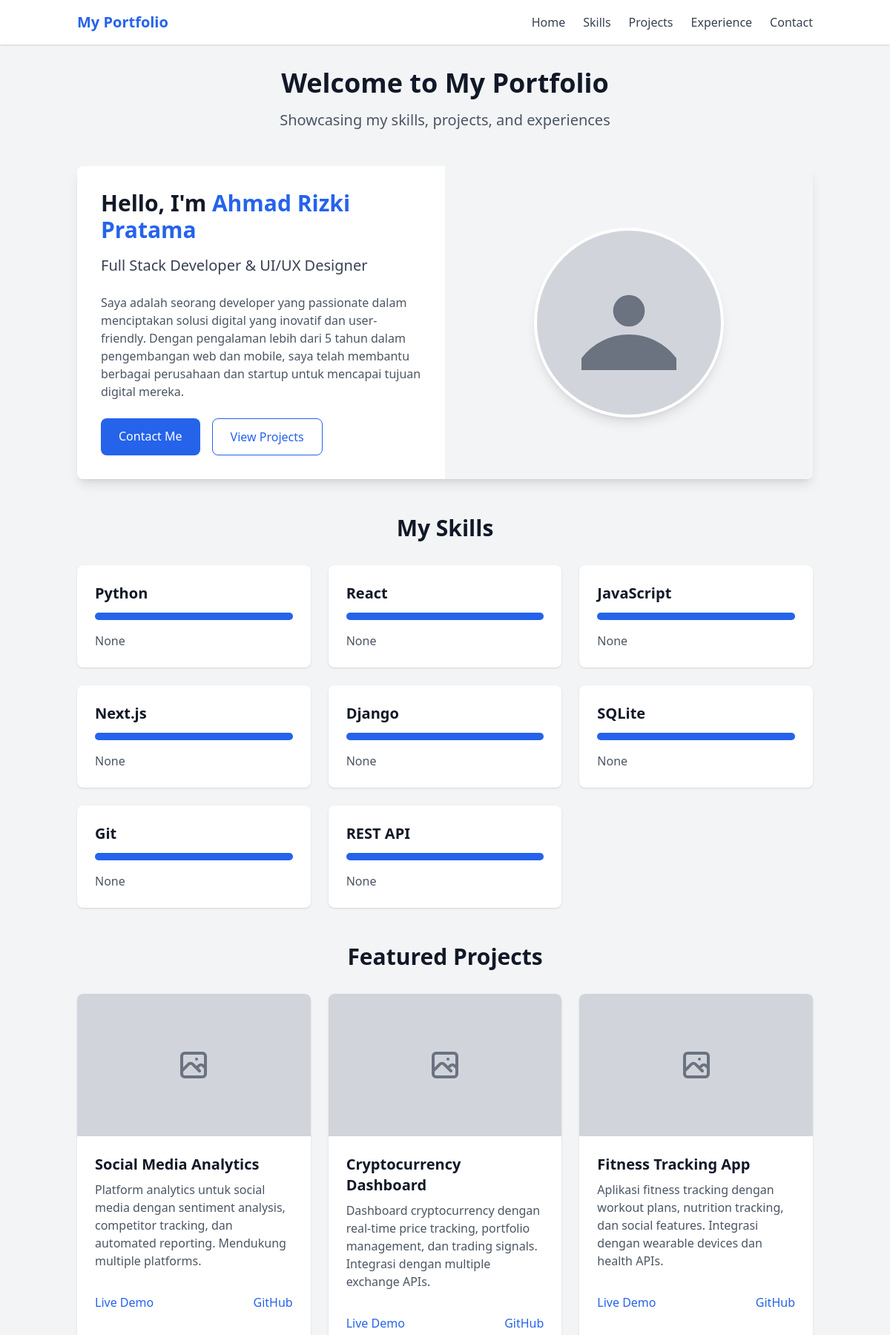
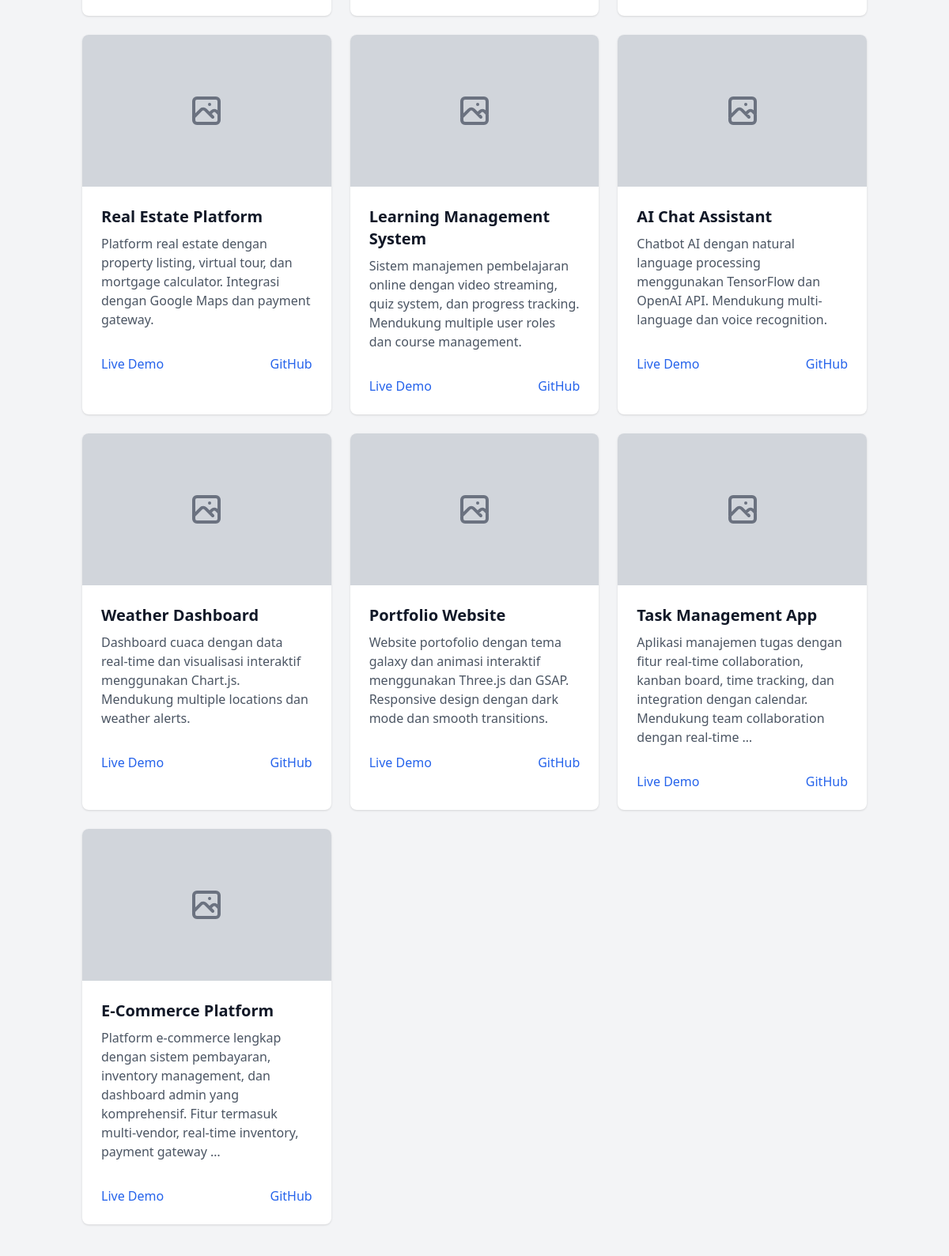
The page / (upper part) on the database its author committed (2 pictures, top to bottom).
### custom_admin/models.py (models this page shows, shortened)
class Profile(models.Model):
    id = models.UUIDField(primary_key=True, default=uuid.uuid4, editable=False)
    name = models.CharField(max_length=100, verbose_name="Nama Lengkap")
    title = models.CharField(max_length=200, verbose_name="Jabatan/Title")
    bio = models.TextField(verbose_name="Biografi")
    short_bio = models.CharField(max_length=300, verbose_name="Bio Singkat")
    email = models.EmailField(verbose_name="Email")
    phone = models.CharField(max_length=20, verbose_name="Nomor Telepon")
    address = models.TextField(verbose_name="Alamat", blank=True, null=True)
    city = models.CharField(max_length=100, verbose_name="Kota", blank=True, null=True)
    country = models.CharField(max_length=100, verbose_name="Negara", blank=True, null=True)
    birth_date = models.DateField(verbose_name="Tanggal Lahir", blank=True, null=True)
    age = models.IntegerField(verbose_name="Usia", blank=True, null=True)
    website = models.URLField(blank=True, null=True, verbose_name="Website")
    github = models.URLField(blank=True, null=True, verbose_name="GitHub")
    linkedin = models.URLField(blank=True, null=True, verbose_name="LinkedIn")
    twitter = models.URLField(blank=True, null=True, verbose_name="Twitter")
    instagram = models.URLField(blank=True, null=True, verbose_name="Instagram")
    profile_image = models.ImageField(upload_to='profile/', verbose_name="Foto Profil", blank=True, null=True)
    cover_image = models.ImageField(upload_to='covers/', verbose_name="Foto Cover", blank=True, null=True)
    resume = models.FileField(upload_to='resume/', verbose_name="File CV", blank=True, null=True)
    is_active = models.BooleanField(default=True, verbose_name="Aktif")
    created_at = models.DateTimeField(auto_now_add=True)
    updated_at = models.DateTimeField(auto_now=True)
    class Meta:
        verbose_name = "Profil"
        verbose_name_plural = "Profil"

class Skill(models.Model):
    CATEGORY_CHOICES = [
        ('programming', 'Programming Languages'),
        ('framework', 'Frameworks & Libraries'),
        ('database', 'Databases'),
        ('tools', 'Tools & Platforms'),
        ('design', 'Design & UI/UX'),
        ('other', 'Other Skills'),
    ]
    id = models.UUIDField(primary_key=True, default=uuid.uuid4, editable=False)
    profile = models.ForeignKey(Profile, on_delete=models.CASCADE, related_name='skills')
    name = models.CharField(max_length=100, verbose_name="Nama Keahlian")
    category = models.CharField(max_length=20, choices=CATEGORY_CHOICES, verbose_name="Kategori")
    percentage = models.IntegerField(
        validators=[MinValueValidator(0), MaxValueValidator(100)],
        verbose_name="Persentase Kemahiran"
    )
    description = models.TextField(blank=True, null=True, verbose_name="Deskripsi")
    icon = models.CharField(max_length=50, blank=True, null=True, verbose_name="Icon")
    color = models.CharField(max_length=7, default="#3B82F6", verbose_name="Warna")
    years_experience = models.IntegerField(default=0, verbose_name="Tahun Pengalaman")
    is_featured = models.BooleanField(default=False, verbose_name="Keahlian Unggulan")
    is_active = models.BooleanField(default=True, verbose_name="Aktif")
    created_at = models.DateTimeField(auto_now_add=True)
    updated_at = models.DateTimeField(auto_now=True)
    class Meta:
        verbose_name = "Keahlian"
        verbose_name_plural = "Keahlian"
        ordering = ['-percentage', 'name']

class Project(models.Model):
    STATUS_CHOICES = [
        ('completed', 'Selesai'),
        ('ongoing', 'Sedang Berlangsung'),
        ('planned', 'Direncanakan'),
    ]
    id = models.UUIDField(primary_key=True, default=uuid.uuid4, editable=False)
    profile = models.ForeignKey(Profile, on_delete=models.CASCADE, related_name='projects')
    title = models.CharField(max_length=200, verbose_name="Judul Proyek")
    description = models.TextField(verbose_name="Deskripsi")
    short_description = models.CharField(max_length=300, verbose_name="Deskripsi Singkat")
    technologies = models.TextField(verbose_name="Teknologi yang Digunakan")
    features = models.TextField(blank=True, null=True, verbose_name="Fitur Utama")
    challenges = models.TextField(blank=True, null=True, verbose_name="Tantangan")
    solutions = models.TextField(blank=True, null=True, verbose_name="Solusi")
    github_url = models.URLField(blank=True, null=True, verbose_name="URL GitHub")
    live_url = models.URLField(blank=True, null=True, verbose_name="URL Live Demo")
    video_url = models.URLField(blank=True, null=True, verbose_name="URL Video Demo")
    image = models.ImageField(upload_to='projects/', verbose_name="Gambar Proyek")
    start_date = models.DateField(verbose_name="Tanggal Mulai")
    end_date = models.DateField(blank=True, null=True, verbose_name="Tanggal Selesai")
    status = models.CharField(max_length=20, choices=STATUS_CHOICES, default='completed', verbose_name="Status")
    is_featured = models.BooleanField(default=False, verbose_name="Proyek Unggulan")
    is_active = models.BooleanField(default=True, verbose_name="Aktif")
    created_at = models.DateTimeField(auto_now_add=True)
    updated_at = models.DateTimeField(auto_now=True)
    class Meta:
        verbose_name = "Proyek"
        verbose_name_plural = "Proyek"
        ordering = ['-created_at']

### main_app/views.py (the view)
# urls.py: path('', views.home, name='home'),
def home(request):
    try:
        profile = Profile.objects.filter(is_active=True).first()
        about = About.objects.filter(is_active=True).first() if profile else None
        skills = Skill.objects.filter(is_active=True, profile=profile).order_by('-percentage')[:8] if profile else []
        featured_projects = Project.objects.filter(is_active=True, is_featured=True, profile=profile).order_by('-created_at')[:6] if profile else []
        all_projects = Project.objects.filter(is_active=True, profile=profile).order_by('-created_at') if profile else []
        services = Service.objects.filter(is_active=True, profile=profile).order_by('title')[:6] if profile else []
        testimonials = Testimonial.objects.filter(is_active=True, is_featured=True, profile=profile).order_by('-rating')[:3] if profile else []
        experiences = Experience.objects.filter(is_active=True, profile=profile).order_by('-start_date')[:3] if profile else []
        education = Education.objects.filter(is_active=True, profile=profile).order_by('-end_date', '-start_date')[:3] if profile else []
        certificates = Certificate.objects.filter(is_active=True, is_featured=True, profile=profile).order_by('-issue_date')[:4] if profile else []
        awards = Award.objects.filter(is_active=True, is_featured=True, profile=profile).order_by('-date_received')[:3] if profile else []
        social_media = SocialMedia.objects.filter(is_active=True, profile=profile).order_by('platform') if profile else []
        settings = PortfolioSettings.objects.filter(profile=profile).first() if profile else None
    except Exception as e:
        profile = None
        about = None
        skills = []
        featured_projects = []
        all_projects = []
        services = []
        testimonials = []
        experiences = []
        education = []
        certificates = []
        awards = []
        social_media = []
        settings = None
    context = {
        'profile': profile,
        'about': about,
        'skills': skills,
        'featured_projects': featured_projects,
        'projects': all_projects,
        'services': services,
        'testimonials': testimonials,
        'experiences': experiences,
        'education': education,
        'certificates': certificates,
        'awards': awards,
        'social_media': social_media,
        'settings': settings,
        'page_title': 'Beranda - Portofolio Galaxy',
        'is_home': True,
    }
    return render(request, 'main_app/home.html', context)

### templates/main_app/home.html (shortened to what this page needs)
{% extends 'main_app/base.html' %}
{% block content %}
<div class="container mx-auto px-4 py-8">
    <div class="text-center mb-12">
        <h1 class="text-4xl font-bold text-gray-900 dark:text-white mb-4">Welcome to My Portfolio</h1>
        <p class="text-xl text-gray-600 dark:text-gray-300">Showcasing my skills, projects, and experiences</p>
    </div>
    <div class="bg-white dark:bg-gray-800 rounded-lg shadow-lg overflow-hidden mb-12">
        <div class="md:flex">
            <div class="md:flex-1 p-8">
                <h2 class="text-3xl font-bold text-gray-900 dark:text-white mb-4">Hello, I'm <span class="text-blue-600 dark:text-blue-400">{{ profile.name|default:"Your Name" }}</span></h2>
                <h3 class="text-xl text-gray-700 dark:text-gray-300 mb-6">{{ profile.title|default:"Your Title" }}</h3>
                <p class="text-gray-600 dark:text-gray-400 mb-6">{{ profile.bio|default:"Your professional bio will appear here. Edit your profile in the admin panel to customize this section." }}</p>
                <div class="flex space-x-4">
                    <a href="#contact" class="px-6 py-3 bg-blue-600 text-white font-medium rounded-lg hover:bg-blue-700 transition duration-300">Contact Me</a>
                    <a href="#projects" class="px-6 py-3 border border-blue-600 text-blue-600 dark:text-blue-400 font-medium rounded-lg hover:bg-blue-50 dark:hover:bg-gray-700 transition duration-300">View Projects</a>
                </div>
            </div>
            <div class="md:flex-1 flex items-center justify-center p-8 bg-gray-100 dark:bg-gray-700">
                {% if profile.avatar %}
                <img src="{{ profile.avatar.url }}" alt="{{ profile.name }}" class="rounded-full h-64 w-64 object-cover border-4 border-white dark:border-gray-800 shadow-lg">
                {% else %}
                <div class="rounded-full h-64 w-64 bg-gray-300 dark:bg-gray-600 flex items-center justify-center border-4 border-white dark:border-gray-800 shadow-lg">
                    <svg class="h-32 w-32 text-gray-500 dark:text-gray-400" fill="currentColor" viewBox="0 0 24 24">
                        <path d="M24 20.993V24H0v-2.996A14.977 14.977 0 0112.004 15c4.904 0 9.26 2.354 11.996 5.993zM16.002 8.999a4 4 0 11-8 0 4 4 0 018 0z" />
                    </svg>
                </div>
                {% endif %}
            </div>
        </div>
    </div>
    <section id="skills" class="mb-12">
        <h2 class="text-3xl font-bold text-gray-900 dark:text-white mb-8 text-center">My Skills</h2>
        <div class="grid grid-cols-1 md:grid-cols-2 lg:grid-cols-3 gap-6">
            {% if skills %}
                {% for skill in skills %}
                <div class="bg-white dark:bg-gray-800 rounded-lg shadow p-6">
                    <h3 class="text-xl font-semibold text-gray-900 dark:text-white mb-3">{{ skill.name }}</h3>
                    <div class="w-full bg-gray-200 dark:bg-gray-700 rounded-full h-2.5 mb-4">
                        <div class="bg-blue-600 h-2.5 rounded-full" style="width: {{ skill.level }}%"></div>
                    </div>
                    <p class="text-gray-600 dark:text-gray-400">{{ skill.description }}</p>
                </div>
                {% endfor %}
            {% else %}
                <div class="col-span-full text-center py-12 bg-white dark:bg-gray-800 rounded-lg shadow">
                    <p class="text-gray-600 dark:text-gray-400">No skills have been added yet. Add skills through the admin panel.</p>
                </div>
            {% endif %}
        </div>
    </section>
    <section id="projects" class="mb-12">
        <h2 class="text-3xl font-bold text-gray-900 dark:text-white mb-8 text-center">Featured Projects</h2>
        <div class="grid grid-cols-1 md:grid-cols-2 lg:grid-cols-3 gap-6">
            {% if projects %}
                {% for project in projects %}
                <div class="bg-white dark:bg-gray-800 rounded-lg shadow overflow-hidden">
                    {% if project.image %}
                    <img src="{{ project.image.url }}" alt="{{ project.title }}" class="w-full h-48 object-cover">
                    {% else %}
                    <div class="w-full h-48 bg-gray-300 dark:bg-gray-700 flex items-center justify-center">
                    </div>
                    {% endif %}
                    <div class="p-6">
                        <h3 class="text-xl font-semibold text-gray-900 dark:text-white mb-2">{{ project.title }}</h3>
                        <p class="text-gray-600 dark:text-gray-400 mb-4">{{ project.description|truncatewords:20 }}</p>
                        <div class="flex justify-between">
                            {% if project.live_url %}
                            <a href="{{ project.live_url }}" target="_blank" class="text-blue-600 dark:text-blue-400 hover:underline">Live Demo</a>
                            {% endif %}
                            {% if project.github_url %}
                            <a href="{{ project.github_url }}" target="_blank" class="text-blue-600 dark:text-blue-400 hover:underline">GitHub</a>
                            {% endif %}
                        </div>
                    </div>
                </div>
                {% endfor %}
            {% else %}
                <div class="col-span-full text-center py-12 bg-white dark:bg-gray-800 rounded-lg shadow">
                    <p class="text-gray-600 dark:text-gray-400">No projects have been added yet. Add projects through the admin panel.</p>
                </div>
            {% endif %}
        </div>
    </section>
</div>
{% endblock %}

### templates/main_app/base.html (shortened to what this page needs)
<!DOCTYPE html>
<html lang="en">
<head>
    <script src="https://cdn.tailwindcss.com"></script>
</head>
<body class="bg-gray-100 dark:bg-gray-900 text-gray-900 dark:text-white min-h-screen flex flex-col">
    <header class="bg-white dark:bg-gray-800 shadow">
        <nav class="container mx-auto px-4 py-4 flex justify-between items-center">
            <a href="{% url 'main_app:home' %}" class="text-xl font-bold text-blue-600 dark:text-blue-400">My Portfolio</a>
            <div class="hidden md:flex space-x-6">
                <a href="{% url 'main_app:home' %}" class="text-gray-700 dark:text-gray-300 hover:text-blue-600 dark:hover:text-blue-400">Home</a>
                <a href="#skills" class="text-gray-700 dark:text-gray-300 hover:text-blue-600 dark:hover:text-blue-400">Skills</a>
                <a href="#projects" class="text-gray-700 dark:text-gray-300 hover:text-blue-600 dark:hover:text-blue-400">Projects</a>
                <a href="#experience" class="text-gray-700 dark:text-gray-300 hover:text-blue-600 dark:hover:text-blue-400">Experience</a>
                <a href="#contact" class="text-gray-700 dark:text-gray-300 hover:text-blue-600 dark:hover:text-blue-400">Contact</a>
            </div>
        </nav>
    </header>
    <main class="flex-grow">
        {% block content %}{% endblock %}
    </main>
</body>
</html>

### rows shown on the page
Profile: name "Ahmad Rizki Pratama", title "Full Stack Developer & UI/UX Designer", bio "Saya adalah seorang developer yang passionate dalam menciptakan solusi digital yang inovatif dan user-friendly. Dengan pengalaman lebih dari 5 tahun dalam pengembangan web dan mobile, saya telah membantu berbagai perusahaan dan startup untuk mencapai tujuan digital mereka."
Skill: name "Python", description "None"
Skill: name "React", description "None"
Skill: name "JavaScript", description "None"
Skill: name "Next.js", description "None"
Skill: name "Django", description "None"
Skill: name "SQLite", description "None"
Skill: name "Git", description "None"
Skill: name "REST API", description "None"
Project: title "Social Media Analytics", description "Platform analytics untuk social media dengan sentiment analysis, competitor tracking, dan automated reporting. Mendukung multiple platforms."
Project: title "Cryptocurrency Dashboard", description "Dashboard cryptocurrency dengan real-time price tracking, portfolio management, dan trading signals. Integrasi dengan multiple exchange APIs."
Project: title "Fitness Tracking App", description "Aplikasi fitness tracking dengan workout plans, nutrition tracking, dan social features. Integrasi dengan wearable devices dan health APIs."
Project: title "Real Estate Platform", description "Platform real estate dengan property listing, virtual tour, dan mortgage calculator. Integrasi dengan Google Maps dan payment gateway."
Project: title "Learning Management System", description "Sistem manajemen pembelajaran online dengan video streaming, quiz system, dan progress tracking. Mendukung multiple user roles dan course management."
Project: title "AI Chat Assistant", description "Chatbot AI dengan natural language processing menggunakan TensorFlow dan OpenAI API. Mendukung multi-language dan voice recognition."
Project: title "Weather Dashboard", description "Dashboard cuaca dengan data real-time dan visualisasi interaktif menggunakan Chart.js. Mendukung multiple locations dan weather alerts."
Project: title "Portfolio Website", description "Website portofolio dengan tema galaxy dan animasi interaktif menggunakan Three.js dan GSAP. Responsive design dengan dark mode dan smooth transitions."
Project: title "Task Management App", description "Aplikasi manajemen tugas dengan fitur real-time collaboration, kanban board, time tracking, dan integration dengan calendar. Mendukung team collaboration dengan real-time …"
Project: title "E-Commerce Platform", description "Platform e-commerce lengkap dengan sistem pembayaran, inventory management, dan dashboard admin yang komprehensif. Fitur termasuk multi-vendor, real-time inventory, payment gateway …"
